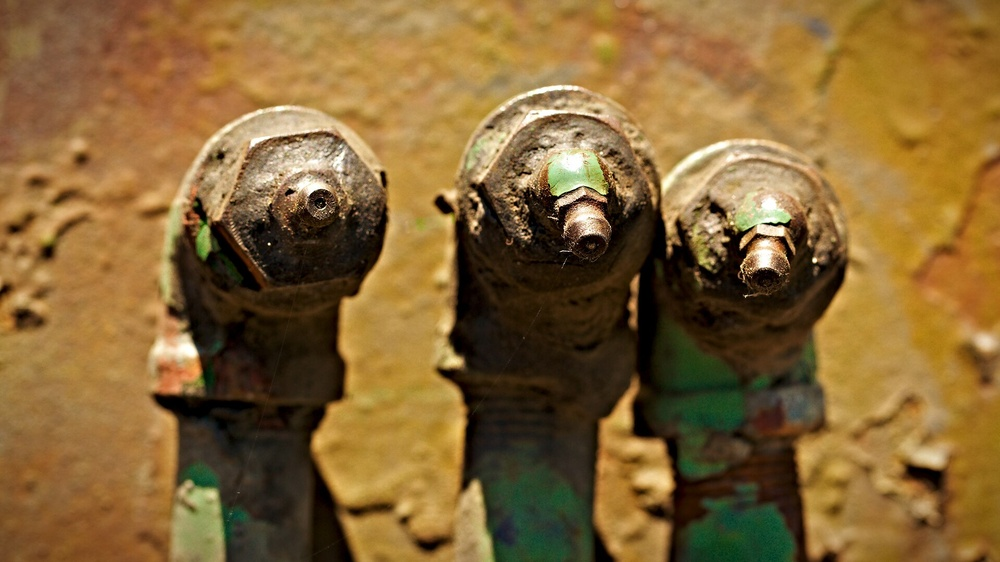
#> input picture data/pipe_corrosion.jpg, 1000 x 562 px, shrunk from 1920 x 1080 before the run
$ python -i features.py   (imports and definitions only)   (older library calls are emulated)
#> lines starting #> are read from the running program, lines starting #| are printed output that depends on the picture; after the words box and inside, x2 and y2 are one past the last pixel; in counts of white or black regions, pixels touching at a corner belong together
"""Feature extraction module for CementSight AI (vision/features.py).

Extracts colour statistics, Lab/HSV mean/std, local roughness, edge density,
region shape, and specular share using stdlib + numpy + OpenCV only.
"""

import cv2
import numpy as np
from typing import Dict, Any, Union


def extract_features(image_or_path: Union[str, np.ndarray]) -> Dict[str, float]:
    """Extracts numerical image features for evidence-gated classification."""
#> called with image_or_path = '../data/pipe_corrosion.jpg'
    if isinstance(image_or_path, str):
        img = cv2.imread(image_or_path)
#> img is the input picture: shape (562, 1000, 3); mean B, G, R 53.3, 101.4, 133
    else:
        img = image_or_path

    if img is None:
        raise ValueError("Invalid image input for feature extraction")

    h, w = img.shape[:2]
#> h = 562; w = 1000
    total_pixels = h * w
#> total_pixels = 562000
    if total_pixels == 0:
        total_pixels = 1

    hsv = cv2.cvtColor(img, cv2.COLOR_BGR2HSV)
#> hsv: shape (562, 1000, 3); mean H, S, V 19.7, 160.8, 134.3
    lab = cv2.cvtColor(img, cv2.COLOR_BGR2Lab)
#> lab: shape (562, 1000, 3); mean of channels 0, 1, 2 113, 135, 158.5
    gray = cv2.cvtColor(img, cv2.COLOR_BGR2GRAY)
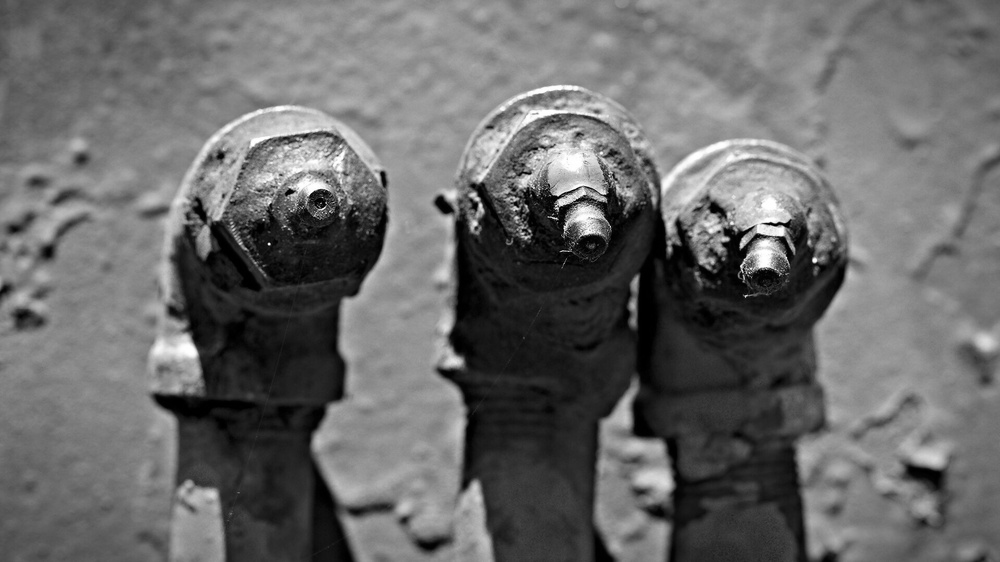
#> gray: shape (562, 1000); min 0, max 255, mean 105.4

    h_mean, s_mean, v_mean = float(np.mean(hsv[:,:,0])), float(np.mean(hsv[:,:,1])), float(np.mean(hsv[:,:,2]))
#> h_mean = 19.75; s_mean = 160.8; v_mean = 134.3
    h_std, s_std, v_std = float(np.std(hsv[:,:,0])), float(np.std(hsv[:,:,1])), float(np.std(hsv[:,:,2]))
#> h_std = 13.51; s_std = 45.22; v_std = 63.46

    l_mean, a_mean, b_mean = float(np.mean(lab[:,:,0])), float(np.mean(lab[:,:,1])), float(np.mean(lab[:,:,2]))
#> l_mean = 113; a_mean = 135; b_mean = 158.5
    l_std, a_std, b_std = float(np.std(lab[:,:,0])), float(np.std(lab[:,:,1])), float(np.std(lab[:,:,2]))
#> l_std = 57.19; a_std = 7.52; b_std = 15.34

    laplacian = cv2.Laplacian(gray, cv2.CV_64F)
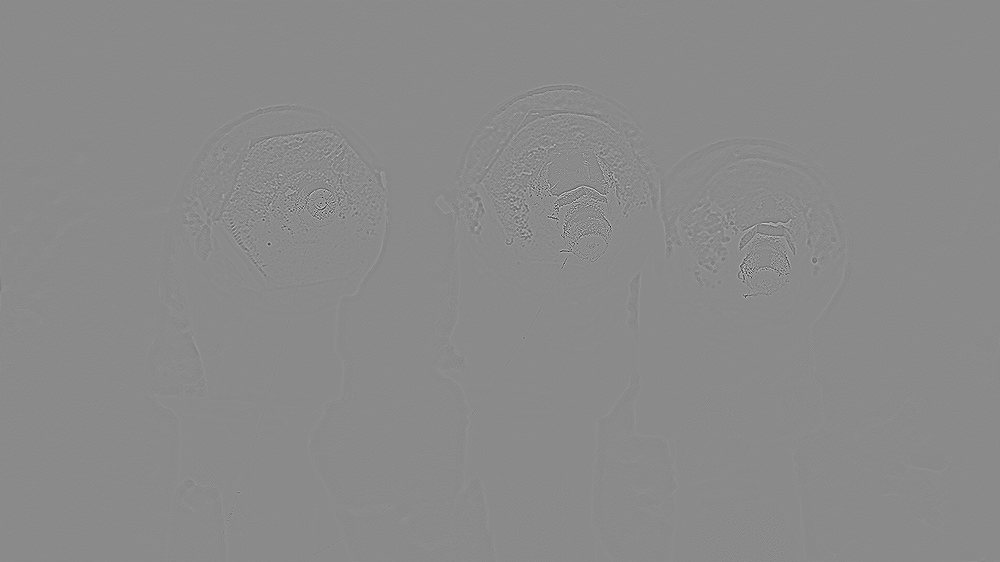
#> laplacian: shape (562, 1000) float64; min -570, max 479, mean 0; drawn with min black and max white
    roughness = float(np.var(laplacian))
#> roughness = 290.7

    edges = cv2.Canny(gray, 50, 150)
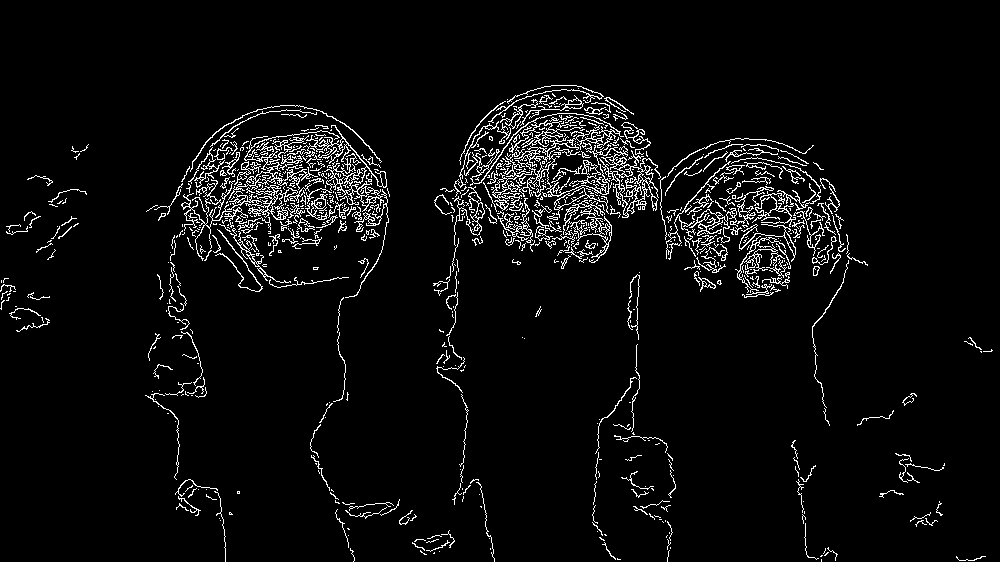
#> edges: shape (562, 1000); 4.7% white in thin lines or dots, all inside (x1, y1, x2, y2) = (0, 85, 993, 562)
    edge_density = float(np.sum(edges > 0)) / float(total_pixels)
#> edge_density = 0.0471

    specular_share = float(np.sum(gray > 240)) / float(total_pixels)
#> specular_share = 0.00447

    _, thresh = cv2.threshold(gray, 128, 255, cv2.THRESH_BINARY + cv2.THRESH_OTSU)
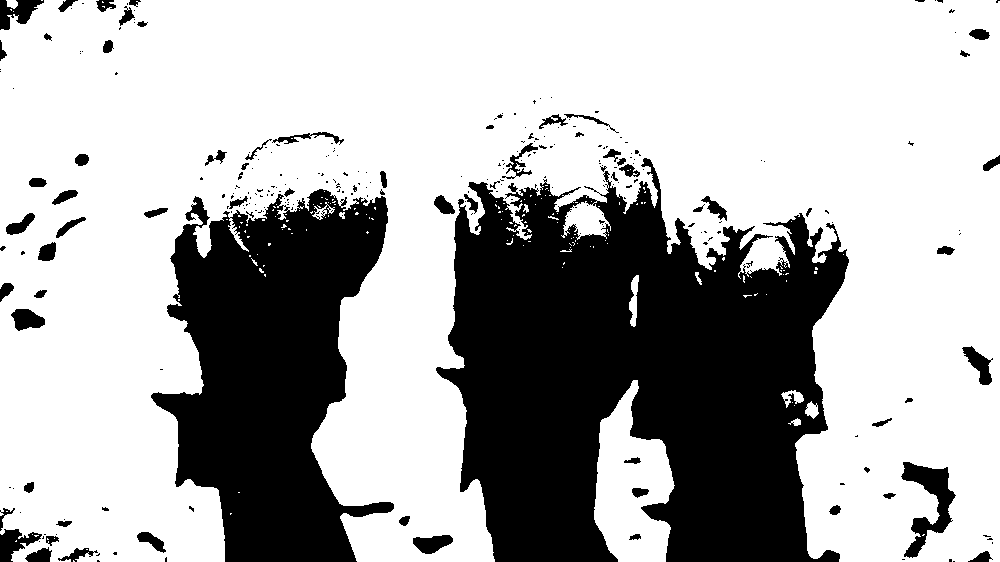
#> thresh: shape (562, 1000); 68.4% white; 278 black regions (208 under 20 px)
    contours, _ = cv2.findContours(thresh, cv2.RETR_EXTERNAL, cv2.CHAIN_APPROX_SIMPLE)
#> contours = 154 contours, 144 with area under 20; largest, box (x1, y1, x2, y2) and area: (0, 0, 1000, 562) 379642, (594, 380, 675, 562) 9058, (629, 275, 639, 327) 251, (781, 390, 804, 408) 158, (805, 401, 819, 419) 134

    mean_area = 0.0
    mean_circularity = 0.0
    mean_aspect_ratio = 1.0
    if contours:
        areas = [cv2.contourArea(c) for c in contours]
#> areas = 154 values, max 379642 at index 151, min 0 at index 1, mean 2530.2
        mean_area = float(np.mean(areas)) / float(total_pixels)
#> mean_area = 0.0045
        circularities = []
        aspect_ratios = []
        for c in contours:
            perimeter = cv2.arcLength(c, True)
            area = cv2.contourArea(c)
            if perimeter > 0:
                circ = (4.0 * np.pi * area) / (perimeter ** 2)
                circularities.append(circ)
            x, y, cw, ch = cv2.boundingRect(c)
            if ch > 0:
                aspect_ratios.append(float(cw) / float(ch))
#> this loop made 154 passes
#> (perimeter, area, circ, x, y, cw, ch) on passes 9, 12, 13, 14, 22, 26: (35.56, 40.5, 0.403, 788, 418, 13, 8), (53.94, 134, 0.579, 805, 401, 14, 18), (98.33, 158.5, 0.206, 781, 390, 23, 18), (535.7, 9058.5, 0.397, 594, 380, 81, 182), (117.6, 251, 0.228, 629, 275, 10, 52), (32.97, 27, 0.312, 695, 272, 7, 13)
#> after the loop, aspect_ratios = 154 values, max 4 at index 41, min 0.192 at index 21, mean 1.2; circularities = 108 values, max 0.832 at index 31, min 0 at index 1, mean 0.351
        if circularities:
            mean_circularity = float(np.mean(circularities))
#> mean_circularity = 0.351
        if aspect_ratios:
            mean_aspect_ratio = float(np.mean(aspect_ratios))
#> mean_aspect_ratio = 1.2

    return {
        "h_mean": h_mean, "h_std": h_std,
        "s_mean": s_mean, "s_std": s_std,
        "v_mean": v_mean, "v_std": v_std,
        "l_mean": l_mean, "l_std": l_std,
        "a_mean": a_mean, "a_std": a_std,
        "b_mean": b_mean, "b_std": b_std,
        "roughness": roughness,
        "edge_density": edge_density,
        "specular_share": specular_share,
        "mean_area": mean_area,
        "mean_circularity": mean_circularity,
        "mean_aspect_ratio": mean_aspect_ratio
    }

>>> result = extract_features('../data/pipe_corrosion.jpg')
#> result = 18 items
